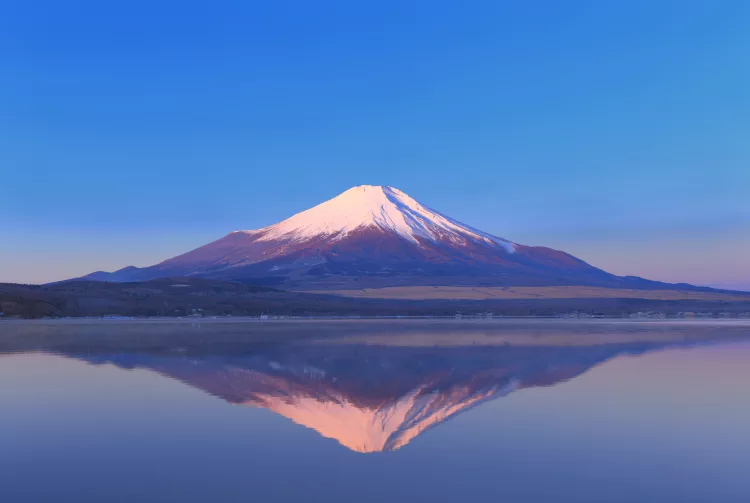
#> input picture Images/fuji.jpg, 750 x 503 px, found by its file name
$ python Tutorial3.py
#> lines starting #> are read from the running program, lines starting #| are printed output that depends on the picture; after the words box and inside, x2 and y2 are one past the last pixel; in counts of white or black regions, pixels touching at a corner belong together
import cv2 as cv

"""Basic Important Functions in open cv"""

"""1. Creating a grey scale img"""
img = cv.imread("Images/fuji.jpg")
#> img is the input picture: shape (503, 750, 3); mean B, G, R 180.1, 118.3, 83.3
gray = cv.cvtColor(img,cv.COLOR_BGR2GRAY)
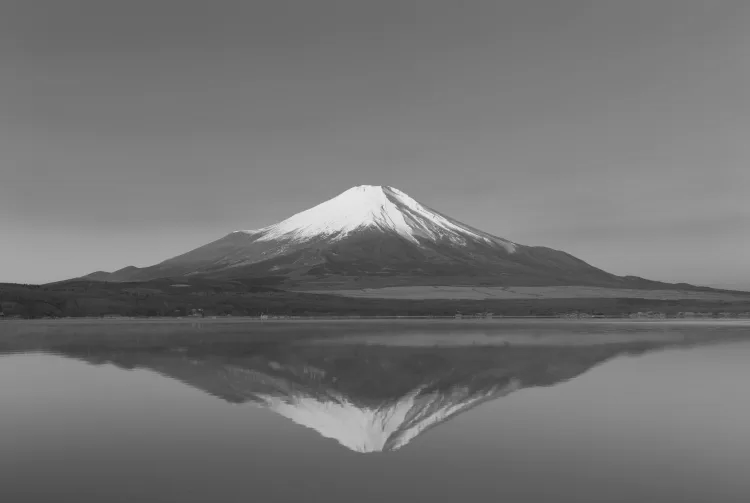
#> gray: shape (503, 750); min 28, max 239, mean 114.9
cv.imshow("Mount Fuji",img)
cv.imshow("Black Fuji",gray)
cv.waitKey(0)
"""--------------------------------------------------------------"""

"""2. Blur an image"""
img = cv.imread("Images/fuji.jpg")
blur_img = cv.GaussianBlur(img,(7,7),cv.BORDER_DEFAULT)
cv.imshow("Blured Image",blur_img)
cv.waitKey(0)
"""--------------------------------------------------------------"""

"""3. applying Canny edge detection """
img = cv.imread("Images/fuji.jpg")
canny = cv.Canny(img,125,200) #simply for edge detection
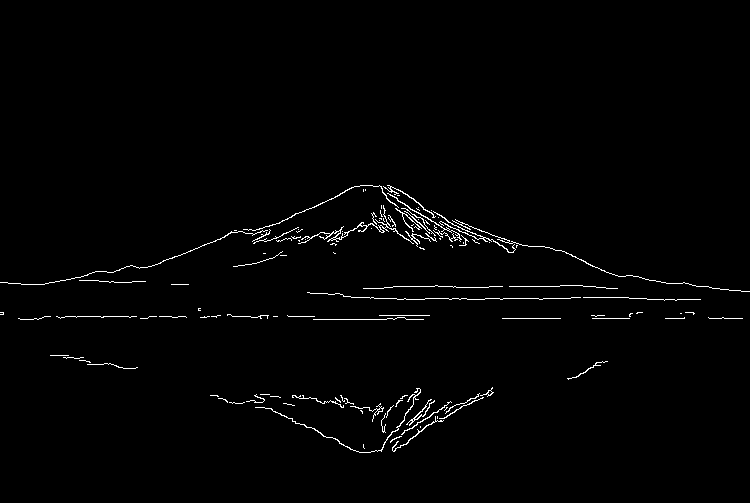
#> canny: shape (503, 750); 1.3% white in thin lines or dots, all inside (x1, y1, x2, y2) = (0, 185, 750, 453)
dilate = cv.dilate(canny,(5,5),iterations=1) # for increasing edge thckness
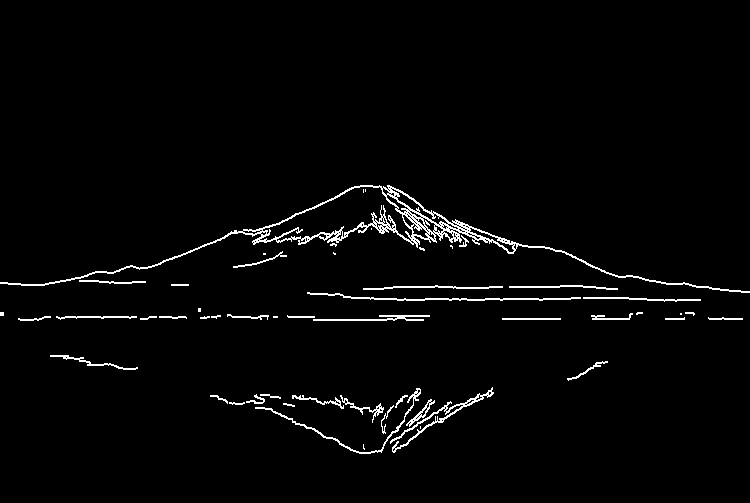
#> dilate: shape (503, 750); 2.4% white in thin lines or dots, all inside (x1, y1, x2, y2) = (0, 185, 750, 454)
eroded = cv.erode(dilate,(5,5),iterations=1) # to get the original edge of image
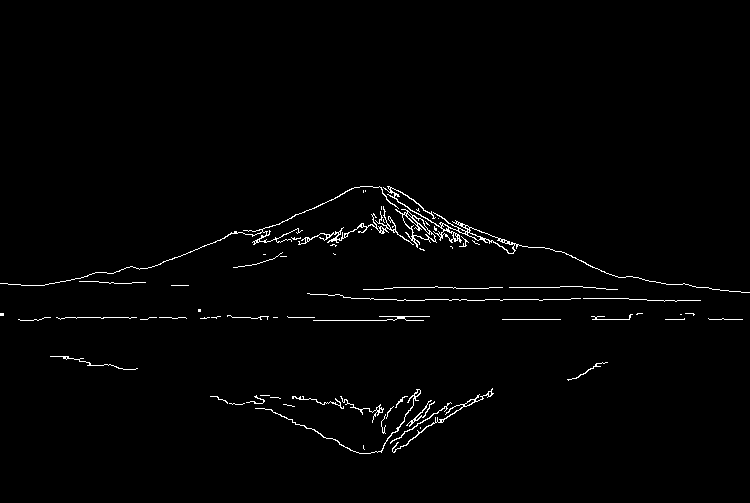
#> eroded: shape (503, 750); 1.4% white in thin lines or dots, all inside (x1, y1, x2, y2) = (0, 186, 750, 454)
cv.imshow("canny Edge",eroded)
cv.waitKey(0)
"""--------------------------------------------------------------"""

"""4. Resizing and cropping image"""
img = cv.imread("Images/fuji.jpg")
img_resized = cv.resize(img,(400,400),interpolation=cv.INTER_CUBIC)
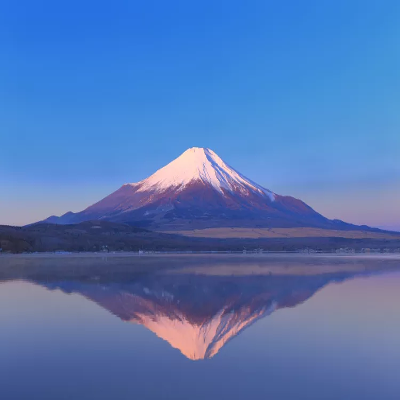
#> img_resized: shape (400, 400, 3); mean B, G, R 180.1, 118.3, 83.3
cropped = img_resized[50:200,:]
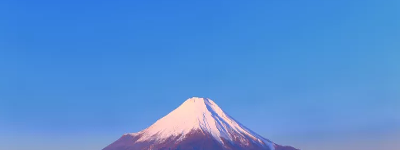
#> cropped: shape (150, 400, 3); mean B, G, R 214.6, 143.1, 85.4
cv.imshow("Resized",cropped)
cv.waitKey(0)
"""--------------------------------------------------------------"""

$ run again, with Images/RV.jpg copied over Images/fuji.jpg
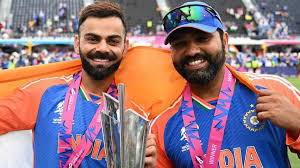
#> input picture Images/RV.jpg, 300 x 168 px, found by its file name
#> img is the input picture: shape (168, 300, 3); mean B, G, R 126.2, 117.8, 147.2
#> `canny = cv.Canny(img,125,200)`:
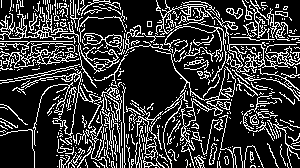
#> canny: shape (168, 300); 21.9% white in thin lines or dots
#> dilate: shape (168, 300); 34.4% white in thin lines or dots
#> eroded: shape (168, 300); 24.3% white in thin lines or dots
#> `cropped = img_resized[50:200,:]`:
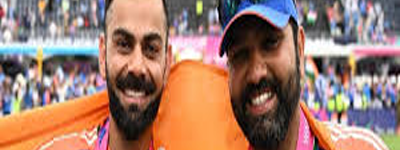
#> cropped: shape (150, 400, 3); mean B, G, R 110.3, 123.9, 158.7
